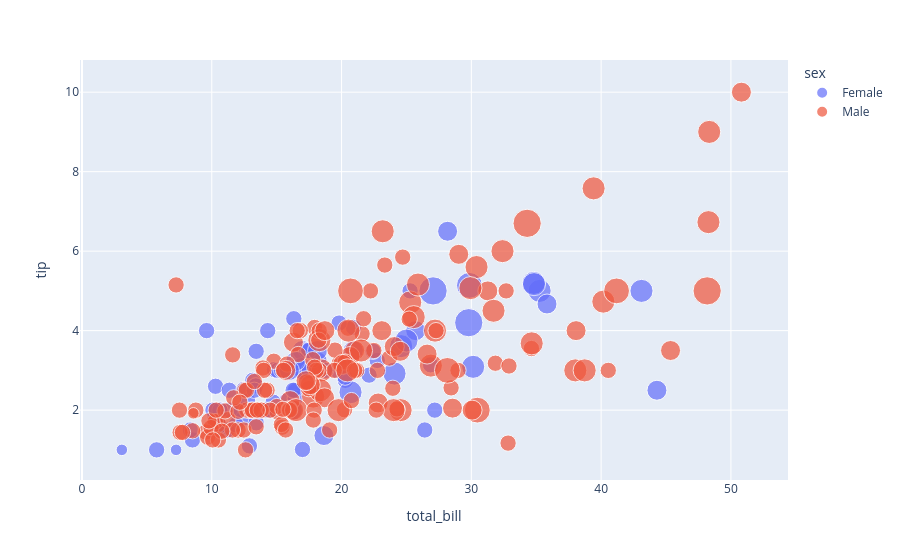

The code cell stored with this chart in its notebook:
### Markdown cell above
#### Zooming and Panning

Every Plotly chart includes built-in tools for:

- Zoom In
- Zoom Out
- Pan
- Box Select
- Lasso Select
- Reset Axes

These controls are available in the toolbar displayed when you hover over the chart.

### Code cell
fig = px.scatter(
    tips,
    x="total_bill",
    y="tip",
    color="sex",
    size="size"
)

fig.show()

### Figure 1 — Plotly figure (JSON) as saved in the notebook; plotly's stock layout.template omitted (floating-point values rounded to 4 significant figures; data arrays with more than 128 entries replaced by an {"elided": "..."} marker saying what was removed)
{"data": [{"hovertemplate": "sex=Female<br>total_bill=%{x}<br>tip=%{y}<br>size=%{marker.size}<extra></extra>", "legendgroup": "Female", "marker": {"color": "#636efa", "size": [2, 4, 4, 2, 3, 3, 2, 2, 2, 2, 4, 3, 2, 4, 2, 2, 1, 3, 2, 2, 2, 1, 4, 2, 2, 2, 2, 2, 3, 2, 2, 2, 1, 3, 2, 2, 2, 4, 2, 2, 6, 2, 2, 2, 2, 2, 2, 2, 2, 2, 2, 2, 6, 2, 2, 3, 2, 5, 4, 2, 3, 2, 2, 2, 2, 3, 3, 2, 4, 2, 2, 2, 2, 3, 2, 2, 3, 2, 4, 2, 3, 2, 2, 2, 3, 2, 2], "sizemode": "area", "sizeref": 0.015, "symbol": "circle"}, "mode": "markers", "name": "Female", "orientation": "v", "showlegend": true, "type": "scatter", "x": [16.99, 24.59, 35.26, 14.83, 10.33, 16.97, 20.29, 15.77, 19.65, 15.06, 20.69, 16.93, 10.29, 34.81, 26.41, 16.45, 3.07, 17.07, 26.86, 25.28, 14.73, 10.07, 34.83, 5.75, 16.32, 22.75, 11.35, 15.38, 44.3, 22.42, 20.92, 14.31, 7.25, 25.71, 17.31, 10.65, 12.43, 24.08, 13.42, 12.48, 29.8, 14.52, 11.38, 20.27, 11.17, 12.26, 18.26, 8.51, 10.33, 14.15, 13.16, 17.47, 27.05, 16.43, 8.35, 18.64, 11.87, 29.85, 25.0, 13.39, 16.21, 17.51, 10.59, 10.63, 9.6, 20.9, 18.15, 19.81, 43.11, 13.0, 12.74, 13.0, 16.4, 16.47, 12.76, 13.27, 28.17, 12.9, 30.14, 13.42, 15.98, 16.27, 10.09, 22.12, 35.83, 27.18, 18.78], "xaxis": "x", "y": [1.01, 3.61, 5.0, 3.02, 1.67, 3.5, 2.75, 2.23, 3.0, 3.0, 2.45, 3.07, 2.6, 5.2, 1.5, 2.47, 1.0, 3.0, 3.14, 5.0, 2.2, 1.83, 5.17, 1.0, 4.3, 3.25, 2.5, 3.0, 2.5, 3.48, 4.08, 4.0, 1.0, 4.0, 3.5, 1.5, 1.8, 2.92, 1.68, 2.52, 4.2, 2.0, 2.0, 2.83, 1.5, 2.0, 3.25, 1.25, 2.0, 2.0, 2.75, 3.5, 5.0, 2.3, 1.5, 1.36, 1.63, 5.14, 3.75, 2.61, 2.0, 3.0, 1.61, 2.0, 4.0, 3.5, 3.5, 4.19, 5.0, 2.0, 2.01, 2.0, 2.5, 3.23, 2.23, 2.5, 6.5, 1.1, 3.09, 3.48, 3.0, 2.5, 2.0, 2.88, 4.67, 2.0, 3.0], "yaxis": "y"}, {"hovertemplate": "sex=Male<br>total_bill=%{x}<br>tip=%{y}<br>size=%{marker.size}<extra></extra>", "legendgroup": "Male", "marker": {"color": "#EF553B", "size": {"elided": "157 int values"}, "sizemode": "area", "sizeref": 0.015, "symbol": "circle"}, "mode": "markers", "name": "Male", "orientation": "v", "showlegend": true, "type": "scatter", "x": {"elided": "157 float values"}, "xaxis": "x", "y": {"elided": "157 float values"}, "yaxis": "y"}], "layout": {"legend": {"itemsizing": "constant", "title": {"text": "sex"}, "tracegroupgap": 0}, "margin": {"t": 60}, "xaxis": {"anchor": "y", "domain": [0, 1], "title": {"text": "total_bill"}}, "yaxis": {"anchor": "x", "domain": [0, 1], "title": {"text": "tip"}}}}
